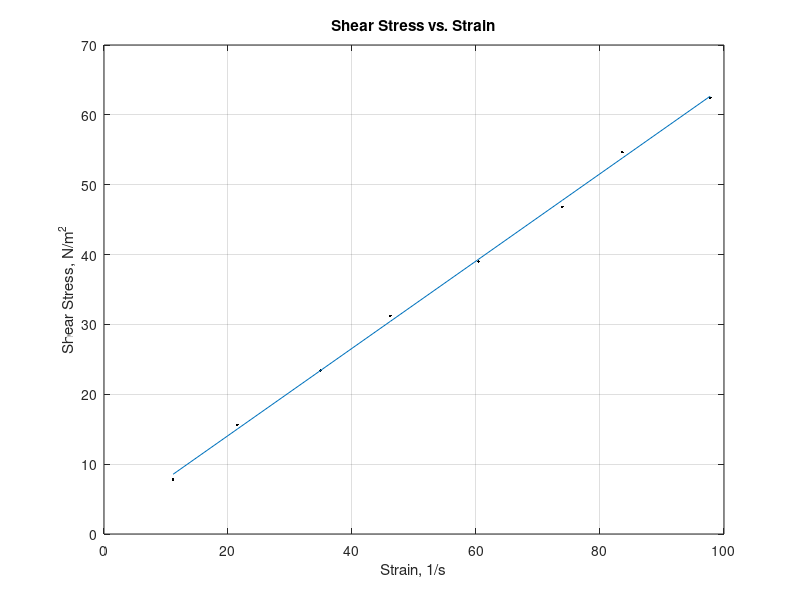

Recreate this plot in MATLAB.
shear = [7.807 15.613 23.42 31.226 39.033 46.839 54.646 62.452]; %matrix for shear values
strain = [11.140 21.518 34.907 46.200 60.415 73.92 83.617 97.793];%matrix for strain values

top = length(strain).*sum(shear.*strain) - sum(shear).*sum(strain); % I split up the top and bottom parts for formula to find a1
bottom = length(strain).*sum(strain.^2) - (sum(strain)).^2; 

a1 = top./bottom; %formula to find a1
a0 = mean(shear) - a1.*mean(strain); %formula to find a0
y = a0 + a1.*strain; %find the equation for the line of best fit

plot (strain, shear,'.k', strain, y) %plot strain vs shear points, with no lines connecting the individual points, then graph the line of best fit
grid on %turn the grid on
title('Shear Stress vs. Strain') %turn the title on
xlabel('Strain, 1/s') %label x axis
ylabel('Shear Stress, N/m^2') %label y axis




